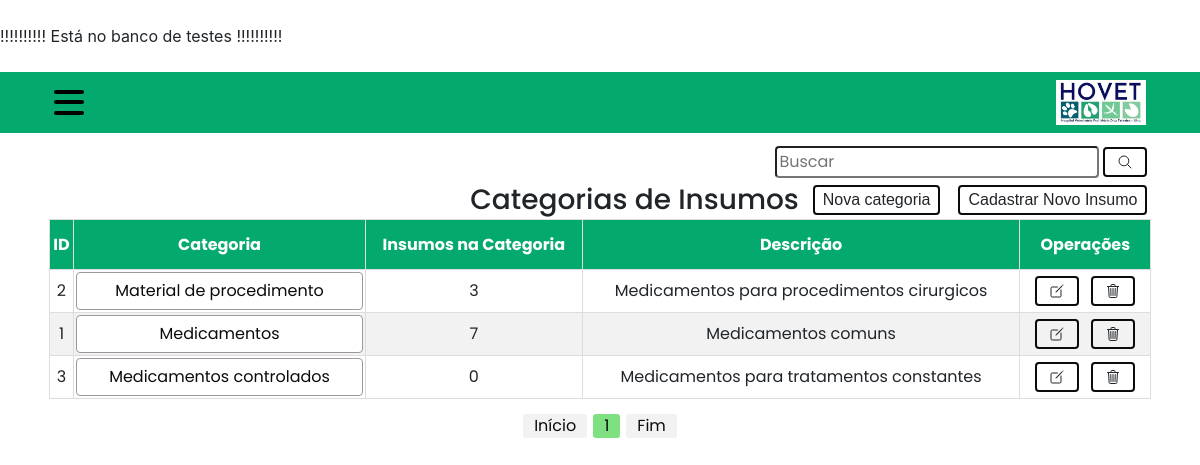
/sistema/index.php?menuop=categorias_insumos (signed in), run on the app's committed database.
### tables this page shows
create table tipos_insumos (
	id int primary key auto_increment,
    tipo varchar(100) not null,
    descricao varchar(100)
    );

### pgs_modelo/permissoes_usuarios.php (called while the page is built, shortened)
<?php
function has_permission($per_user, $per_sistem){
    $cont_per_user = count($per_user);
    $i = 0;
    while ($i < $cont_per_user) {
        if (in_array($per_user[$i], $per_sistem)){
            return true;
            break;
        }else{
            $i++;
        }
    }
    return null;
}
?>

### sistema/index.php (the view, shortened to what this page needs)
<?php
include_once("../db/connect.php");
include_once("../pgs_modelo/permissoes_usuarios.php");
$sessionUserType = $_SESSION['usuario_tipo_usuario_id'];
echo "<br>!!!!!!!!!! Está no banco de testes !!!!!!!!!!<br><br>";
$array_tipos_estoquista_adm_diretor = [2,3,5];
$array_permissoes_user = [];
if ($sessionUserType == 2) {
    $array_permissoes_user = $array_tipos_estoquista_adm_diretor;
} else {
    $array_permissoes_user = [$sessionUserType];
}
?>
<!DOCTYPE html>
<html lang="pt-br">
    <head>
        <link rel="stylesheet" href="https://cdn.jsdelivr.net/npm/bootstrap@4.6.2/dist/css/bootstrap.min.css"
>
        <link rel="stylesheet" href="../css/style_personalizado.css">
    </head>
    <body>
        <nav class="navbar">
            <div class="container navbar-header">
                <div class="logo">
                    <a href="index.php?menuop=pagina_principal">
                        <img class="float-left" src="../img/logo_hovet.jpg">
                    </a>
                </div>
                <div class="display-flex-row">
                    <div class="menu-hamburguer" onclick="habilitaDropdown('menu_op_adm', 'flex', 'none')">
                        <span></span>
                        <span></span>
                        <span></span>
                    </div>
                </div>
            </div>
        </nav>
        <main>
            <?php
                $menuop = (isset($_GET["menuop"]))?$_GET["menuop"]:"pagina_principal";
                switch ($menuop) {
                    case 'categorias_insumos':
                        if (!has_permission($array_permissoes_user, $array_tipos_estoquista_adm_diretor)) {
                            echo "<script language='javascript'>window.alert('Você não tem permissão para acessar está página!!'); </script>";
                            echo "<script language='javascript'>window.location='/hovet/sistema/index.php?menuop=pagina_principal'</script>";
                        } else{
                            include_once("insumos/categorias_insumos/painel_categorias.php");
                            break;
                        }
                }
            ?>
        </main>
    </body>
</html>

### sistema/insumos/categorias_insumos/painel_categorias.php (shortened to what this page needs)
<?php
$quantidade_registros_insumos = 10;
$pagina_insumos = (isset($_GET['pagina_insumos']))?(int)$_GET['pagina_insumos']:1;
$inicio_insumos = ($quantidade_registros_insumos * $pagina_insumos) - $quantidade_registros_insumos;
$txt_pesquisa_insumos = (isset($_POST["txt_pesquisa_insumos"]))?$_POST["txt_pesquisa_insumos"]:"";
if ($sessionUserType!=2 && $sessionUserType!=3) {
    $painel_tmp = "Disp";
}else {
    $painel_tmp = $txt_pesquisa_insumos;
}
$painel = $painel_tmp;
$sql = "SELECT
            id,
            tipo,
            descricao
        FROM
            tipos_insumos
        WHERE
            id = '{$txt_pesquisa_insumos}' or tipo LIKE '{$painel}%'
            ORDER BY tipo ASC
            LIMIT $inicio_insumos,$quantidade_registros_insumos";
$rs = mysqli_query($conexao,$sql) or die("Erro ao executar a consulta! " . mysqli_error($conexao));
$resultados = "";
if ($rs->num_rows > 0) {
    while($dados = mysqli_fetch_assoc($rs)){
        $tipo_de_insumo_bruto = $dados['tipo'];
        $tipo_de_insumo_id = $dados['id'];
        $descricao = $dados['descricao'];
        $sql = "SELECT
                    count(i.id) as qtd_insumos
                FROM
                    insumos i
                WHERE
                    i.tipo_insumos_id = {$tipo_de_insumo_id}";
        $rs_info = mysqli_query($conexao,$sql) or die("Erro ao executar a consulta! " . mysqli_error($conexao));
        $dados_info = mysqli_fetch_assoc($rs_info);
        $qtd_insumos = $dados_info["qtd_insumos"];
        $resultados .= '
            <tr class="tabela_dados">
                <td>'. $tipo_de_insumo_id .'</td>
                <td>
                    <a href="index.php?menuop=insumos&categoriaInsumoId='. $tipo_de_insumo_id .'" class="form-control">'. $tipo_de_insumo_bruto .'</a>
                </td>
                <td>'. $qtd_insumos .'</td>
                <td>'. $descricao .'</td>
                <td id="td_operacoes_editar_deletar">
                    <a href="index.php?menuop=editar_categoria_insumos&id='. $tipo_de_insumo_id .'" class="confirmaEdit">
                        <button class="btn">
                            <span class="icon">
                                <ion-icon name="create-outline"></ion-icon>
                            </span>
                        </button>
                    </a>
                    <a href="index.php?menuop=excluir_categoria_insumos&id='. $tipo_de_insumo_id .'" class="confirmaDelete">
                        <button class="btn">
                            <span class="icon">
                                <ion-icon name="trash-outline"></ion-icon>
                            </span>
                        </button>
                    </a>
                </td>
            </tr>';
    }
} else {
    $resultados = '
        <tr class="tabela_dados">
            <td colspan="6" class="text-center">Nenhum registro para exibir!</td>
        </tr>';
}
?>
<section class="painel_usuarios">
    <div class="container">
        <div class="menu_header">
            <div class="menu_user">
                <h3>Categorias de Insumos</h3>
                <a href="index.php?menuop=cadastro_categoria_insumo">
                    <button class="btn" id="operacao_cadastro">Nova categoria</button>
                </a>
                <a href="index.php?menuop=cadastro_insumo">
                    <button class="btn" id="operacao_cadastro">Cadastrar Novo Insumo</button>
                </a>
            </div>
            <div class="d-flex jf-cnt-end">
                <form action="index.php?menuop=categorias_insumos" method="post" class="form_buscar">
                    <input class="search_bar" type="text" name="txt_pesquisa_insumos" placeholder="Buscar">
                    <button type="submit" class="btn">
                        <span class="icon">
                            <ion-icon name="search-outline"></ion-icon>
                        </span>
                    </button>
                </form>
            </div>
        </div>
        <div class="tabelas">
            <table id="tabela_listar">
                <thead>
                    <tr>
                        <th>ID</th>
                        <th>Categoria</th>
                        <th>Insumos na Categoria</th>
                        <th>Descrição</th>
                        <th id="th_operacoes_editar_deletar">Operações</th>
                    </tr>
                </thead>
                <tbody>
                    <?php
                        echo $resultados;
                    ?>
                </tbody>
            </table>
        </div>
        <div class="paginacao">
            <?php
                $sqlTotalinsumos = "SELECT id FROM tipos_insumos";
                $queryTotalinsumos = mysqli_query($conexao,$sqlTotalinsumos) or die(mysqli_error($conexao));
                $numTotalinsumos = mysqli_num_rows($queryTotalinsumos);
                $totalPaginasinsumos = ceil($numTotalinsumos/$quantidade_registros_insumos);
                echo "<a href=\"?menuop=categorias_insumos&pagina_insumos=1\">Início</a> ";
                    ?>
                    <?php
                for($i=1;$i<=$totalPaginasinsumos;$i++){
                    if ($i >= ($pagina_insumos) && $i <= ($pagina_insumos+5)) {
                        if ($i==$pagina_insumos) {
                            echo "<span>$i</span>";
                        } else {
                            echo " <a href=\"?menuop=categorias_insumos&pagina_insumos=$i\">$i</a> ";
                        }
                    }
                }
                    ?>
                    <?php
                echo " <a href=\"?menuop=categorias_insumos&pagina_insumos=$totalPaginasinsumos\">Fim</a>";
            ?>
        </div>
    </div>
</section>

### css/style_personalizado.css (style rules this page uses)
* { margin: 0; padding: 0; box-sizing: border-box; font-family: 'Poppins', sans-serif; }
*, *:before, *:after { box-sizing: border-box; }
.navbar { background-color: #04AA6D !important; }
.navbar img { width: 90px; }
.navbar a { color: #071e51; font-size: 15px; }
.container { display: flex; justify-content: center; flex-direction: column; }
.container.navbar-header { flex-direction: row; }
@media (min-width: 1200px) { .container { max-width: 96% !important; } }
.menu_user { display: flex; gap: 10px; align-items: baseline; }
.menu_user > h3 { margin-bottom: 0; }
#tabela_listar { font-family: Arial, Helvetica, sans-serif; border-collapse: collapse; width: 100%; }
#tabela_listar td, #tabela_listar th { border: 1px solid #ddd; padding: 2px; }
#tabela_listar tr:nth-child(even) { background-color: #f2f2f2; }
#tabela_listar th { padding-top: 12px; padding-bottom: 12px; text-align: center; background-color: #04AA6D; color: white; }
#tabela_listar td { text-align: center; }
.menu_header { display: flex; align-items: center; justify-content: space-between; }
main { padding: 10px; }
button.btn { background: none; border: 2px solid #0B0B0B; font-family: "montserrat", sans-serif; padding: 1px 8px; min-width: 20px; margin: 4px; cursor: pointer; transition: color 0.4s linear; position: relative; }
button.btn::before { content: ""; position: absolute; left: 0; top: 0; width: 100%; height: 100%; background: #04AA6D; z-index: -1; transition: transform 0.5s; transform-origin: 0 0; transition-timing-function: cubic-bezier(0.5,1.6,0.4,0.7); }
button.btn::before { transform: scaleX(0); }
span.icon { display: flex; gap: 2px; align-items: center; padding: 4px; }
.form_buscar { display: flex; align-items: center; }
.form_buscar input { padding: 2px; border-radius: .25em; }
.tabelas { display: flex; }
.paginacao { display: flex; padding-bottom: 4%; gap: 6px; margin-top: 15px; justify-content: center; }
.paginacao a { color: #0B0B0B; background-color: #f2f2f2; border-radius: 3px; padding: 0 11px; }
.paginacao > span { color: #0B0B0B; background-color: #7EE081; border-radius: 3px; padding: 0 11px; }
.form-control { color: #0B0B0B; border: 1px solid #9f9898; height: auto; }
.display-flex-row { display: flex; gap: 10px; align-items: center; }
.menu-hamburguer { width: 30px; height: 25px; display: flex; flex-direction: column; justify-content: space-between; cursor: pointer; }
.menu-hamburguer span { display: none; height: 4px; width: 100%; background-color: #000000; border-radius: 2px; }
.jf-cnt-end { justify-content: end; }
@media (max-width: 1225px) { .container.navbar-header { flex-direction: row-reverse; } }
@media (max-width: 1225px) { .menu_header { align-items: normal; flex-direction: column-reverse; } }
@media (max-width: 1225px) { .menu_user { justify-content: end; align-items: center; } }
@media (max-width: 1225px) { .menu-hamburguer span { display: block; } }
@media (min-width: 641px) and (max-width: 1224px) { .tabelas { overflow: scroll; } }

### data on the page
tipos_insumos: id "2", tipo "Material de procedimento", qtd_insumos "3", descricao "Medicamentos para procedimentos cirurgicos"
tipos_insumos: id "1", tipo "Medicamentos", qtd_insumos "7", descricao "Medicamentos comuns"
tipos_insumos: id "3", tipo "Medicamentos controlados", qtd_insumos "0", descricao "Medicamentos para tratamentos constantes"
